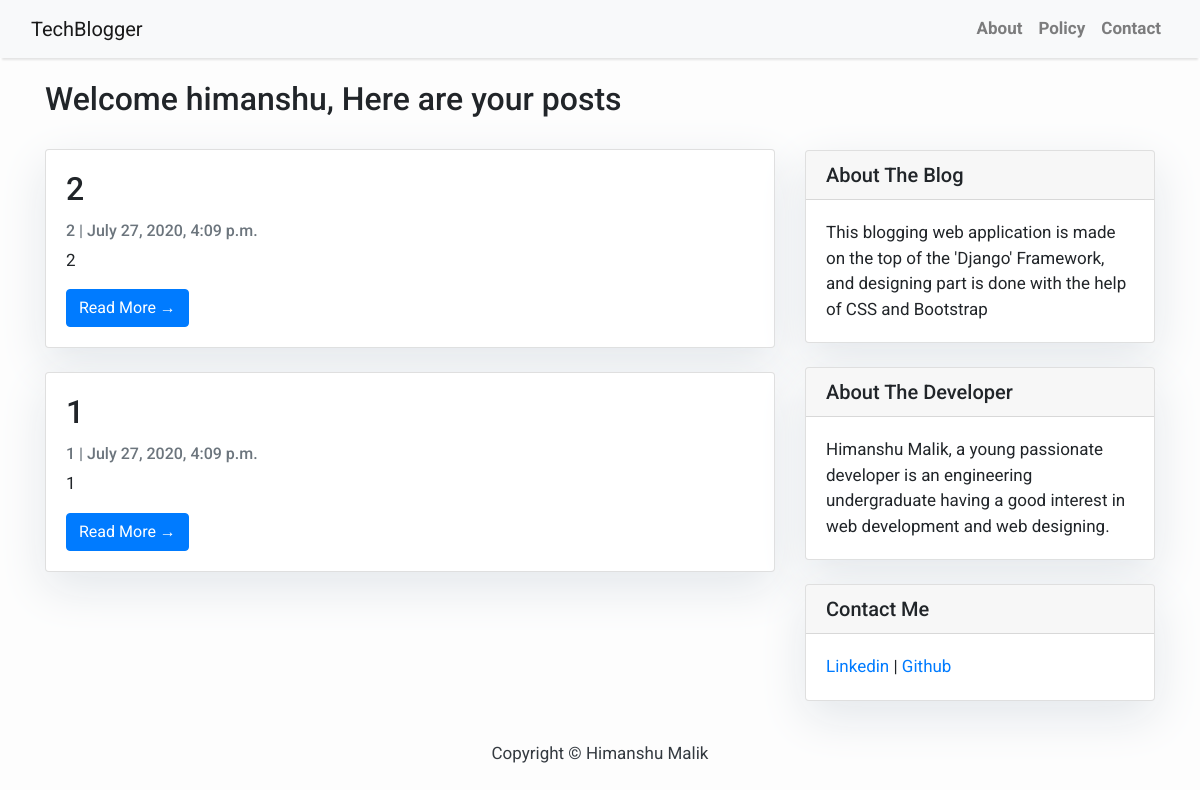
Page /blog/profile/ (signed in) on the committed database.
### blog/models.py (models this page shows, shortened)
class Post(models.Model):
    title = models.CharField(max_length=200, unique=True)
    publisher = models.CharField(max_length=40, default='Anonymous')
    slug = models.SlugField(max_length=200, unique=True, default='post')
    author = models.ForeignKey(User, on_delete= models.CASCADE,related_name='blog_posts')
    updated_on = models.DateTimeField(auto_now= True)
    content = models.TextField()
    created_on = models.DateTimeField(auto_now_add=True)
    status = models.IntegerField(choices=STATUS, default=1)
    class Meta:
        ordering = ['-created_on']

### blog/views.py (the view)
# urls.py: path('blog/profile/', views.Profile, name='profile'),
def Profile(request) :
    user = request.user
    x = user.id
    object_list = Post.objects.filter(author=x)
    paginator = Paginator(object_list, 3)  # 3 posts in each page
    page = request.GET.get('page')
    try:
        post_list = paginator.page(page)
    except PageNotAnInteger:
        post_list = paginator.page(1)
    except EmptyPage:
        post_list = paginator.page(paginator.num_pages)
    return render(request,
                  'profile.html',
                  {'page': page,
                   'posts': post_list})

### blog/templates/profile.html (shortened to what this page needs)
{% extends 'base.html' %}
{% load widget_tweaks %}
{% block content %}
<div class="container">
    <h2 style="margin-top:2%;">Welcome {{ user.get_username}}, Here are your posts</h3>
  <div class="row">
    <div class="col-md-8 mt-3 left">
        {% for post in posts %}
        <div class="card mb-4"  style="margin-top:1%;">
            <div class="card-body">
                <h2 class="card-title">{{ post.title }}</h2>
                <p class="card-text text-muted h6">{{ post.publisher }} | {{ post.created_on}} </p>
                <p class="card-text">{{post.content|slice:":200" }}</p>
                <a href="{% url 'post_detail' post.slug  %}" class="btn btn-primary">Read More &rarr;</a>
            </div>
        </div>
        {% endfor %}
    </div>
    {% block sidebar %} {% include 'sidebar.html' %} {% endblock sidebar %}
</div>
</div>
{% endblock %}

### blog/templates/base.html (style rules this page uses)
body { font-family: "Roboto", sans-serif; font-size: 17px; background-color: #fdfdfd; }

### blog/templates/sidebar.html (style rules this page uses)
.card { box-shadow: 0 16px 48px #E3E7EB; }

### rows in the picture
Post: title "2", publisher "2", created_on "July 27, 2020, 4:09 p.m.", content "2"
Post: title "1", publisher "1", created_on "July 27, 2020, 4:09 p.m.", content "1"

### other values in the picture
{{ user.get_username }} "himanshu"
